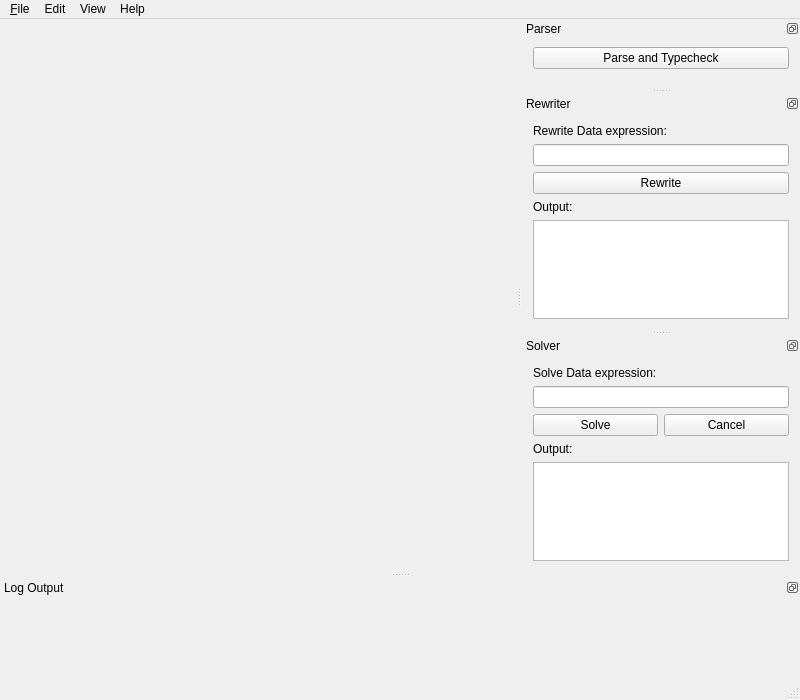
<?xml version="1.0" encoding="UTF-8"?>
<ui version="4.0">
 <class>MainWindow</class>
 <widget class="QMainWindow" name="MainWindow">
  <property name="geometry">
   <rect>
    <x>0</x>
    <y>0</y>
    <width>800</width>
    <height>700</height>
   </rect>
  </property>
  <property name="minimumSize">
   <size>
    <width>800</width>
    <height>700</height>
   </size>
  </property>
  <property name="windowTitle">
   <string>MainWindow</string>
  </property>
  <widget class="QWidget" name="centralWidget">
   <layout class="QHBoxLayout" name="horizontalLayout">
    <property name="margin">
     <number>0</number>
    </property>
    <item>
     <widget class="DocumentManager" name="documentManager" native="true"/>
    </item>
   </layout>
  </widget>
  <widget class="QMenuBar" name="mnuMain">
   <property name="geometry">
    <rect>
     <x>0</x>
     <y>0</y>
     <width>800</width>
     <height>21</height>
    </rect>
   </property>
   <property name="nativeMenuBar">
    <bool>false</bool>
   </property>
   <widget class="QMenu" name="mnuFile">
    <property name="title">
     <string>&amp;File</string>
    </property>
    <addaction name="actionNew"/>
    <addaction name="actionOpen"/>
    <addaction name="actionSave"/>
    <addaction name="actionSave_As"/>
    <addaction name="separator"/>
    <addaction name="actionExit"/>
   </widget>
   <widget class="QMenu" name="menu_Tools">
    <property name="title">
     <string>Edit</string>
    </property>
    <addaction name="actionUndo"/>
    <addaction name="actionRedo"/>
    <addaction name="separator"/>
    <addaction name="actionCut"/>
    <addaction name="actionCopy"/>
    <addaction name="actionPaste"/>
    <addaction name="actionDelete"/>
    <addaction name="separator"/>
    <addaction name="actionSelect_All"/>
   </widget>
   <widget class="QMenu" name="menuView">
    <property name="title">
     <string>View</string>
    </property>
    <addaction name="actionFind"/>
    <addaction name="separator"/>
    <addaction name="actionWrap_mode"/>
    <addaction name="actionReset_perspective"/>
   </widget>
   <widget class="QMenu" name="menuHelp">
    <property name="title">
     <string>Help</string>
    </property>
    <addaction name="actionAbout"/>
   </widget>
   <addaction name="mnuFile"/>
   <addaction name="menu_Tools"/>
   <addaction name="menuView"/>
   <addaction name="menuHelp"/>
  </widget>
  <widget class="QStatusBar" name="statusBar"/>
  <widget class="QDockWidget" name="dockParse">
   <property name="minimumSize">
    <size>
     <width>200</width>
     <height>69</height>
    </size>
   </property>
   <property name="features">
    <set>QDockWidget::DockWidgetFloatable|QDockWidget::DockWidgetMovable</set>
   </property>
   <property name="windowTitle">
    <string>Parser</string>
   </property>
   <attribute name="dockWidgetArea">
    <number>2</number>
   </attribute>
   <widget class="QWidget" name="dockWidgetParseAndTypeCheck">
    <layout class="QVBoxLayout" name="verticalLayout_3">
     <property name="topMargin">
      <number>9</number>
     </property>
     <property name="bottomMargin">
      <number>0</number>
     </property>
     <item>
      <widget class="QPushButton" name="buttonParse">
       <property name="text">
        <string>Parse and Typecheck</string>
       </property>
      </widget>
     </item>
     <item>
      <spacer name="verticalSpacer">
       <property name="orientation">
        <enum>Qt::Vertical</enum>
       </property>
       <property name="sizeHint" stdset="0">
        <size>
         <width>20</width>
         <height>40</height>
        </size>
       </property>
      </spacer>
     </item>
    </layout>
   </widget>
  </widget>
  <widget class="QDockWidget" name="dockRewriter">
   <property name="minimumSize">
    <size>
     <width>200</width>
     <height>210</height>
    </size>
   </property>
   <property name="features">
    <set>QDockWidget::DockWidgetFloatable|QDockWidget::DockWidgetMovable</set>
   </property>
   <property name="windowTitle">
    <string>Rewriter</string>
   </property>
   <attribute name="dockWidgetArea">
    <number>2</number>
   </attribute>
   <widget class="QWidget" name="dockWidgetRewriter">
    <layout class="QVBoxLayout" name="verticalLayout">
     <item>
      <widget class="QLabel" name="lblRewrite">
       <property name="text">
        <string>Rewrite Data expression:</string>
       </property>
      </widget>
     </item>
     <item>
      <widget class="QLineEdit" name="editRewriteExpr"/>
     </item>
     <item>
      <widget class="QPushButton" name="buttonRewrite">
       <property name="text">
        <string>Rewrite</string>
       </property>
      </widget>
     </item>
     <item>
      <widget class="QLabel" name="lblRewriteOutput">
       <property name="text">
        <string>Output:</string>
       </property>
      </widget>
     </item>
     <item>
      <widget class="QPlainTextEdit" name="editRewriteOutput">
       <property name="lineWrapMode">
        <enum>QPlainTextEdit::NoWrap</enum>
       </property>
       <property name="readOnly">
        <bool>true</bool>
       </property>
      </widget>
     </item>
    </layout>
   </widget>
  </widget>
  <widget class="QDockWidget" name="dockSolver">
   <property name="minimumSize">
    <size>
     <width>200</width>
     <height>206</height>
    </size>
   </property>
   <property name="features">
    <set>QDockWidget::DockWidgetFloatable|QDockWidget::DockWidgetMovable</set>
   </property>
   <property name="windowTitle">
    <string>Solver</string>
   </property>
   <attribute name="dockWidgetArea">
    <number>2</number>
   </attribute>
   <widget class="QWidget" name="dockWidgetSolver">
    <layout class="QVBoxLayout" name="verticalLayout_4">
     <item>
      <widget class="QLabel" name="lblSolve">
       <property name="text">
        <string>Solve Data expression:</string>
       </property>
      </widget>
     </item>
     <item>
      <widget class="QLineEdit" name="editSolveExpr"/>
     </item>
     <item>
      <layout class="QHBoxLayout" name="horizontalLayout_2">
       <item>
        <widget class="QPushButton" name="buttonSolve">
         <property name="text">
          <string>Solve</string>
         </property>
        </widget>
       </item>
       <item>
        <widget class="QPushButton" name="buttonSolveCancel">
         <property name="text">
          <string>Cancel</string>
         </property>
        </widget>
       </item>
      </layout>
     </item>
     <item>
      <widget class="QLabel" name="lblSolveOutput">
       <property name="text">
        <string>Output:</string>
       </property>
      </widget>
     </item>
     <item>
      <widget class="QPlainTextEdit" name="editSolveOutput">
       <property name="undoRedoEnabled">
        <bool>false</bool>
       </property>
       <property name="lineWrapMode">
        <enum>QPlainTextEdit::NoWrap</enum>
       </property>
       <property name="readOnly">
        <bool>true</bool>
       </property>
      </widget>
     </item>
    </layout>
   </widget>
  </widget>
  <widget class="QDockWidget" name="dockOutput">
   <property name="minimumSize">
    <size>
     <width>200</width>
     <height>100</height>
    </size>
   </property>
   <property name="features">
    <set>QDockWidget::DockWidgetFloatable|QDockWidget::DockWidgetMovable</set>
   </property>
   <property name="windowTitle">
    <string>Log Output</string>
   </property>
   <attribute name="dockWidgetArea">
    <number>8</number>
   </attribute>
   <widget class="mcrl2::utilities::qt::LogWidget" name="dockWidgetOutput"/>
  </widget>
  <action name="actionOpen">
   <property name="text">
    <string>&amp;Open</string>
   </property>
   <property name="toolTip">
    <string>Open File</string>
   </property>
   <property name="shortcut">
    <string>Ctrl+O</string>
   </property>
  </action>
  <action name="actionNew">
   <property name="text">
    <string>&amp;New</string>
   </property>
   <property name="toolTip">
    <string>New File</string>
   </property>
   <property name="shortcut">
    <string>Ctrl+N</string>
   </property>
  </action>
  <action name="actionSave">
   <property name="text">
    <string>&amp;Save</string>
   </property>
   <property name="toolTip">
    <string>Save File</string>
   </property>
   <property name="shortcut">
    <string>Ctrl+S</string>
   </property>
  </action>
  <action name="actionSave_As">
   <property name="text">
    <string>Save As</string>
   </property>
   <property name="toolTip">
    <string>Save File As</string>
   </property>
   <property name="shortcut">
    <string>Ctrl+Shift+S</string>
   </property>
  </action>
  <action name="actionExit">
   <property name="text">
    <string>E&amp;xit</string>
   </property>
   <property name="shortcut">
    <string>Alt+X</string>
   </property>
  </action>
  <action name="actionUndo">
   <property name="text">
    <string>&amp;Undo</string>
   </property>
   <property name="shortcut">
    <string>Ctrl+Z</string>
   </property>
  </action>
  <action name="actionRedo">
   <property name="text">
    <string>&amp;Redo</string>
   </property>
   <property name="shortcut">
    <string>Ctrl+Y</string>
   </property>
  </action>
  <action name="actionCut">
   <property name="text">
    <string>Cu&amp;t</string>
   </property>
   <property name="shortcut">
    <string>Ctrl+X</string>
   </property>
  </action>
  <action name="actionCopy">
   <property name="text">
    <string>&amp;Copy</string>
   </property>
   <property name="shortcut">
    <string>Ctrl+C</string>
   </property>
  </action>
  <action name="actionPaste">
   <property name="text">
    <string>&amp;Paste</string>
   </property>
   <property name="shortcut">
    <string>Ctrl+V</string>
   </property>
  </action>
  <action name="actionDelete">
   <property name="text">
    <string>&amp;Delete</string>
   </property>
   <property name="shortcut">
    <string>Del</string>
   </property>
  </action>
  <action name="actionSelect_All">
   <property name="text">
    <string>Select All</string>
   </property>
   <property name="shortcut">
    <string>Ctrl+A</string>
   </property>
  </action>
  <action name="actionEvaluate">
   <property name="text">
    <string>&amp;Evaluate</string>
   </property>
   <property name="shortcut">
    <string>Ctrl+E</string>
   </property>
  </action>
  <action name="actionType_check">
   <property name="text">
    <string>&amp;Type check</string>
   </property>
   <property name="shortcut">
    <string>Ctrl+T</string>
   </property>
  </action>
  <action name="actionReset_perspective">
   <property name="text">
    <string>Reset perspective</string>
   </property>
  </action>
  <action name="actionParse">
   <property name="checkable">
    <bool>true</bool>
   </property>
   <property name="text">
    <string>Parser</string>
   </property>
  </action>
  <action name="actionRewriter">
   <property name="checkable">
    <bool>true</bool>
   </property>
   <property name="text">
    <string>Rewriter</string>
   </property>
  </action>
  <action name="actionSolver">
   <property name="checkable">
    <bool>true</bool>
   </property>
   <property name="text">
    <string>Solver</string>
   </property>
  </action>
  <action name="actionOutput">
   <property name="checkable">
    <bool>true</bool>
   </property>
   <property name="text">
    <string>Output</string>
   </property>
  </action>
  <action name="actionFind">
   <property name="text">
    <string>Find</string>
   </property>
   <property name="shortcut">
    <string>Ctrl+F</string>
   </property>
  </action>
  <action name="actionWrap_mode">
   <property name="checkable">
    <bool>true</bool>
   </property>
   <property name="text">
    <string>Wrap mode</string>
   </property>
   <property name="shortcut">
    <string>Ctrl+U</string>
   </property>
  </action>
  <action name="actionAbout">
   <property name="text">
    <string>About</string>
   </property>
  </action>
 </widget>
 <layoutdefault spacing="6" margin="11"/>
 <customwidgets>
  <customwidget>
   <class>mcrl2::utilities::qt::LogWidget</class>
   <extends>QWidget</extends>
   <header>mcrl2/utilities/logwidget.h</header>
  </customwidget>
  <customwidget>
   <class>DocumentManager</class>
   <extends>QWidget</extends>
   <header>documentmanager.h</header>
   <container>1</container>
  </customwidget>
 </customwidgets>
 <resources/>
 <connections/>
 <slots>
  <slot>onResetClicked()</slot>
  <slot>onTimer()</slot>
  <slot>onWidgetResized(float,float)</slot>
 </slots>
</ui>
